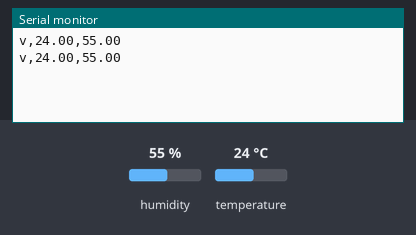
A sketch run on a simulated ESP32. Shown: the last lines printed to the serial monitor. The test bench sets the inputs (shaded band); at power-on: humidity 55 %, temperature 24 °C.

Above: at 1.8 s.
1.9 s: humidity set to 22 %
At 4.8 s:
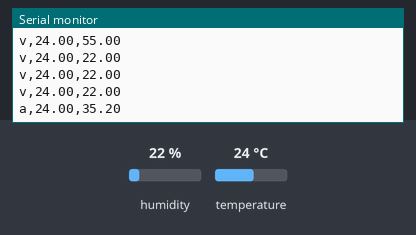
6.0 s: temperature set to 12 °C
At 6.9 s:
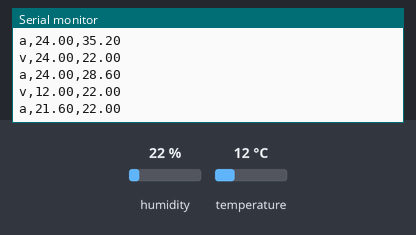
7.5 s: humidity set to 40 %
At 8.9 s:
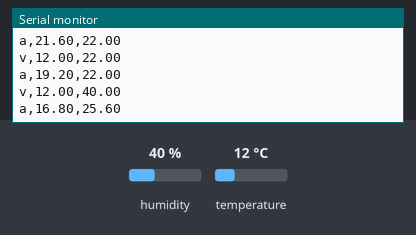
Timing chart, 0 to 10.5 s (numbered marks = the images above; inputs shaded):
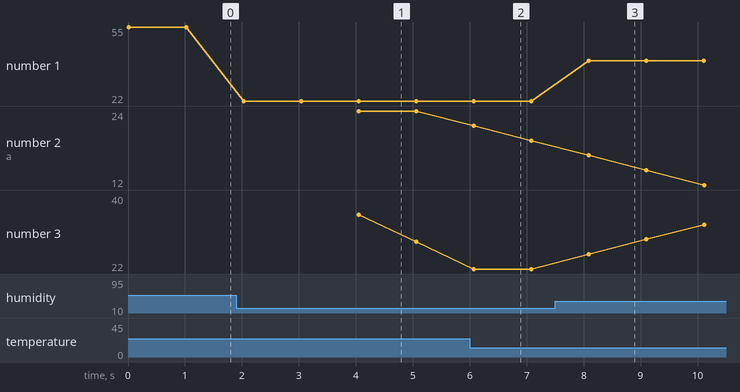

Measured:
- after the input at 1.9 s, the serial monitor: prints a new line after 0.13 s (image 1)
- after the input at 6.0 s, the serial monitor: prints a new line after 0.07 s (image 2)
- after the input at 7.5 s, the serial monitor: prints a new line after 0.59 s (image 3)
- plotted number 1: 55 → 22 after the input at 1.9 s, 22 → 40 after the input at 7.5 s
- plotted number 2: 24 → 19.2 after the input at 6.0 s
- plotted number 3: 22 → 40 after the input at 7.5 s

The sketch:

esp32.ino
```cpp
// LINK TO ACCESS THE PROJECT: https://wokwi.com/projects/353944127392283649

#include "DHTesp.h"

// Task executed in core 0 (Read Values)
TaskHandle_t readValuesTask;

// Pin used for DHT22
const int DHT_PIN = 15;
DHTesp dhtSensor;


// Core 0 - Task that Read Values of Temperature and Humidity
// Core 1 - Task to calculate the moving Average (loop())
void readValues(void * parameters);

// Variables to calculate the moving average using the last 5 values
float temperatureDHT22[5] = {0.0, 0.0, 0.0, 0.0, 0.0};
float humidityDHT22[5] = {0.0, 0.0, 0.0, 0.0, 0.0};
float averageTemperature = 0.0;
float averageHumidity = 0.0;
int arrIndex = 0; // If equals to 5 => Triggers the moving average calculation

bool isFull = false;
bool newOne = false;


void setup() {
  Serial.begin(115200);
  dhtSensor.setup(DHT_PIN, DHTesp::DHT22);

  // Configuring the task executed on core 0
  xTaskCreatePinnedToCore(
      readValues,        // Function to implement the task
      "readValuesTask",  // Name of the task
      100000,            // Stack size in words
      NULL,              // Task input parameter
      1,                 // Priority of the task
      &readValuesTask,   // Task handle.
      0                  // Core where the task should run
  );
}


// Core 0 - Reads the Temperature and Humidity Values
void readValues(void * parameters) {
  for (;;) {
    TempAndHumidity  data = dhtSensor.getTempAndHumidity();

    // Storing the data into arrays
    temperatureDHT22[arrIndex] = data.temperature;
    humidityDHT22[arrIndex] = data.humidity;

    // A new item was allocated into the temperature and humidity arrays
    newOne = true;

    Serial.println("v," + String(data.temperature, 2) + "," + String(data.humidity, 2));

    arrIndex += 1;
    if (arrIndex == 5) {
      isFull = true;
      arrIndex = 0;
    }

    delay(1000);
  }
}


// Core 1 - Calculates the Moving Average of Temperature and Humidity
void loop() {
  if (isFull && newOne) {
    averageTemperature = 0.0;
    averageHumidity = 0.0;
    for (int i = 0; i < 5; ++i) {
      averageTemperature += temperatureDHT22[i];
      averageHumidity += humidityDHT22[i];
    }
    averageTemperature /= 5;
    averageHumidity /= 5;

    Serial.println("a," + String(averageTemperature, 2) + "," + String(averageHumidity, 2));
    newOne = false;
  }
}
```
